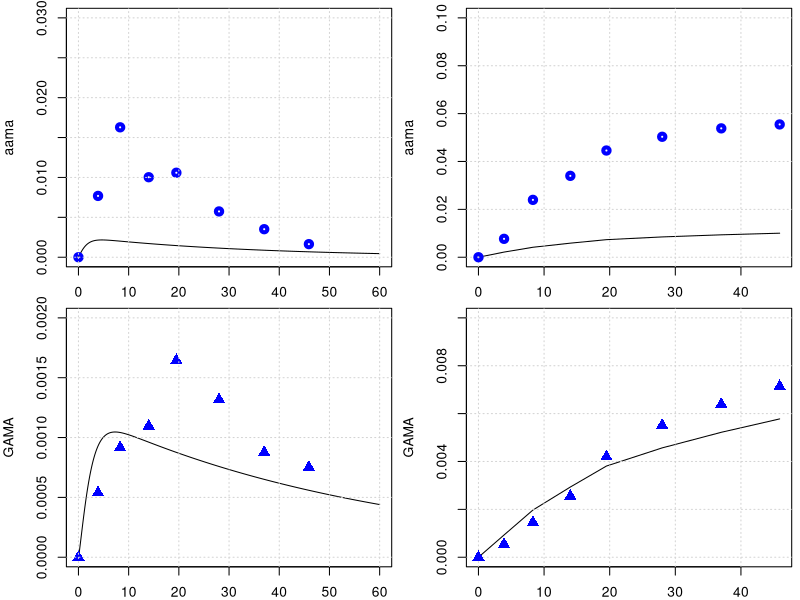

The R script that drew this image:
library(deSolve)
library(minpack.lm)

graphics.off()

#body weight in kg
BW = 70 

# fractions of BW
##https://journals.sagepub.com/doi/pdf/10.1177/ANIB_32_3-4
F_B = 0.079 
F_B_AB = 0.35 #fraction: arterial blood of blood volume
F_B_VB = 0.65 #fraction: venous blood of blood volume
F_Li = 0.026
F_Ki = 0.0044
F_T = 1-(F_B+F_Li+F_Ki)

#organ volumes in L
V_AB <- BW*F_B*F_B_AB 
V_VB <- BW*F_B*F_B_VB 
V_T <- BW*F_T
V_Ki <- BW*F_Ki
V_Li <- BW*F_Li

#cardiac output in L/(kg*h)
##https://journals.sagepub.com/doi/pdf/10.1177/ANIB_32_3-4
QCC = 16 #12.5 # maybe 14 or 6.5 check?
Q_C = QCC*BW^0.75
FQ_P = 2.5/100 
Q_P <- Q_C*FQ_P # 6.5*BW 

FQ_Lu = 0.001
FQ_Li = 0.14
FQ_Ki = 0.155 #total - there is also an aterial flow rate 
FQ_T = 1 -( FQ_Li + FQ_Ki +FQ_P + FQ_Lu)
Q_Li <- Q_C*FQ_Li
Q_Ki <- Q_C*FQ_Ki
Q_T <- Q_C*FQ_T
Q_Lu <- Q_C*FQ_Lu

# partition coefficient
pAA_TB = 0.4
pAA_KiB = 0.8
pAA_LiB = 0.3
pAA_Lu_B = 0.3
pAA_LuAir = 31000000.0

pGA_TB = 0.97
pGA_LiB = 0.5
pGA_KiB = 1.0
pGA_Lu_B = 1.0
pGA_LuAir = 98000000.0

#reaction rate constants 
k_AAuptake = 1 #1/h

k_onAA_Lu = 0.001
k_onGA_Lu = 0.001

k_onAA_T = 0.028 #1/h
k_onAA_B = 0.0036 #1/h
k_onAA_Li = 0.071 #1/h
k_onAA_Ki = 0.13 #1/h

k_syn_GSH = 0.025 #mmol/h 
k_cl_GSH = 0.35 #1/h
k_onAA_GSH = 0.55 #L/(mmol h)
k_onGA_GSH = 0.8 #L/(mmol h)

k_onGA_T = 0.089 #1/h
k_onGA_B = 0.0108 #1/h
k_onGA_Ki = k_onAA_T/2 #1/h
k_onGA_Li = 0.215 #1/h

k_exc_AAMA = 0.029      # 0.049 #1/h or 0.13 # this will change the shape
k_exc_GAMA = 0.017     # 0.077 #1/h  # or 0.027
k_exc_GAOH = 0.077     # 1/h
k_exc_GA <- 2.48       # 1/h Q_Ki*0.025
k_exc_AA <- 2


MW_aa = 71   # mg/mmol
MW_ga = 87   # mg/mmol

MW_GSH = 307.32 # mg/mmol

# Maximum velocity for enzymatic reaction 
V_max_p450 = 9 /MW_aa*BW^0.7  # 0.235 mg/h (Tien: AA to GA mmol/hr)
V_max_EH = 20 /MW_ga*BW^0.7  
KM_p450 = 10.0
KM_EH = 100.0

c_AA_inh = 0
c_GA_inh = 0

k_0_GSH = 7
### CHECK  WHY     m_GSH_Li = 7.0*V_Li, Tien: 7.0 as in Sweeney is the Initial GSH (mmol/l)

# +++++++++++++++++++++++++++++++++++++++++++++++++++++++++++++++++
# create list of parameter
# +++++++++++++++++++++++++++++++++++++++++++++++++++++++++++++++++
params <- unlist(c(data.frame(pAA_TB, pAA_LiB, pAA_LuAir, pAA_KiB,
                              pGA_TB, pGA_LiB, pGA_LuAir, pGA_KiB,
                              k_onAA_T, k_onAA_B, k_onAA_Li, k_onAA_GSH, k_onAA_Ki,
                              k_onGA_T, k_onGA_B, k_onGA_Li, k_onGA_Ki, k_exc_GA,
                              k_onGA_GSH, k_exc_AAMA, k_exc_GAMA, k_exc_GAOH,
                              k_cl_GSH, V_max_p450, KM_p450, V_max_EH, KM_EH,
                              c_AA_inh, c_GA_inh, k_AAuptake)
))
yini <- c(m_AA_Lu =0 , m_GA_Lu =0, 
          m_AA_AB = 0.0, m_GA_AB = 0.0, m_AA_VB = 0.0, m_GA_VB = 0.0,
          m_AA_Ki = 0.0, m_GA_Ki = 0.0, m_AA_dose = 0 ,
          m_AA_Li = 0.0, m_AAMA = 0.0,  #m_AAMA_urinary = 0.0,
          m_GA_Li = 0.0, m_GAMA = 0.0,
          #m_GAMA_urinary = 0.0, 
          m_GSH_Li = k_0_GSH * V_Li * MW_GSH, 
          m_AA_T = 0.0, m_GA_T = 0.0,
          m_GAOH = 0.0, 
          m_AA_out = 0.0,
          m_AA_accum = 0.0,
          m_AA_free = 0.0,
          m_AA_in = 0.0,
          m_GA_out = 0.0,
          m_GA_accum = 0.0,
          m_GA_free = 0.0,
          m_GA_in = 0.0
)
# ++++++++++++++++++++++++++++++++++++++++++++++++++++++++++++++++++
# PBPK model for Acrylamide 
# ++++++++++++++++++++++++++++++++++++++++++++++++++++++++++++++++++
PBPKmodelAA <- function(t,state,parameter){
  with(as.list(c(t,state,parameter)), {
    #concentrations blood in the organs in mg/L
    c_AA_AB <- m_AA_AB/V_AB
    c_AA_VB <- m_AA_VB/V_VB
    c_AA_T <- m_AA_T/V_T
    c_AA_Li <- m_AA_Li/V_Li
    c_AA_Ki <- m_AA_Ki/V_Ki
    
    c_GSH_Li <- m_GSH_Li/V_Li
    
    c_GA_AB <- m_GA_AB/V_AB
    c_GA_VB <- m_GA_VB/V_VB
    c_GA_T <- m_GA_T/V_T
    c_GA_Li <- m_GA_Li/V_Li
    c_GA_Ki <- m_GA_Ki/V_Ki
    
    #ODEs for amount of AA in compartment in mg
    c_AA_Lu <- (Q_C*c_AA_VB +Q_P*c_AA_inh)/(Q_C +(Q_P/pAA_LuAir))
    c_GA_Lu <- (Q_C*c_GA_VB +Q_P*c_GA_inh)/(Q_C +(Q_P/pGA_LuAir))
    
    # units checked -> mg/h   
    dm_AA_Lu <- Q_Lu*(c_AA_AB - c_AA_Lu/pAA_Lu_B) -k_onAA_Lu*m_AA_Lu
    dm_GA_Lu <- Q_Lu*(c_GA_AB - c_GA_Lu/pGA_Lu_B) -k_onGA_Lu*m_GA_Lu
    
    # units checked -> mg/h   
    dm_AA_AB <- Q_C*(c_AA_Lu - c_AA_AB) -k_onAA_B*m_AA_AB
    dm_GA_AB <- Q_C*(c_GA_Lu - c_GA_AB) -k_onGA_B*m_GA_AB
    # units checked -> mg/h   
    dm_AA_VB <- Q_T*(c_AA_T/pAA_TB) +Q_Li*(c_AA_Li/pAA_LiB) +Q_Ki*(c_AA_Ki/pAA_KiB) - Q_C*c_AA_VB -k_onAA_B*m_AA_VB
    dm_GA_VB <- Q_T*(c_GA_T/pGA_TB) +Q_Li*(c_GA_Li/pGA_LiB) +Q_Ki*(c_GA_Ki/pGA_KiB) - Q_C*c_GA_VB -k_onGA_B*m_GA_VB
    # units checked -> mg/h   
    dm_AA_Ki <- Q_Ki*c_AA_AB -Q_Ki*(c_AA_Ki/pAA_KiB) -k_onAA_Ki*m_AA_Ki 
    dm_GA_Ki <- Q_Ki*c_GA_AB -Q_Ki*(c_GA_Ki/pGA_KiB) -k_onGA_Ki*m_GA_Ki 
    # units checked -> mg/h  
    
    
    dm_AA_dose <- -k_AAuptake*m_AA_dose
    
    metAA_GSH <- k_onAA_GSH*c_GSH_Li*m_AA_Li / MW_GSH
    metAA_P450 <- V_max_p450 * MW_aa*c_AA_Li/ (KM_p450+c_AA_Li)
    # Trine: I think we alo should have a balanced equation for proteinbinding in each tissue, an that
    # Frome Sweeney:  
    # rpbl1 = kpbl1*al1 # protein binding
    # Relimpbl1 = apbL1*KPTL # protein loss
    # RapbL1 = rpbL1 - relimpbl1 # equation taking both brotein binding and loss into account. This goes inn to dm_AA_Li
    # apbL1 = INTEG(Rapbl1, 0.)
    
    # units checked -> mg/h  
    #   RAL1 = QL*CA1 + KA*STOM - QL*CVL1 - RP450 - RGST1 - rpbl1
    dm_AA_Li <- Q_Li*(c_AA_AB - c_AA_Li/pAA_LiB) + k_AAuptake*m_AA_dose - 
      k_onAA_Li*m_AA_Li  - metAA_P450 - metAA_GSH
    # Trine: We need to also include the loss rate of bound materiel in the liver (See KPTL in the Sweeney 2010)
    # Trine: I think the two last parts of the equation should be subtracted. 
    # Metabolism of AA by P450 will remove AA
    
    # units checked -> mg/h   
    dm_AAMA <- metAA_GSH  - m_AAMA*k_exc_AAMA
    # Trine: metAA_P450 is not contributing to AAMA, but to the formation of GA. I think metAA_P45o should be replaced by metAA_GSH
    # units checked -> mg/h
    metGA_GSH <- k_onGA_GSH*c_GSH_Li*m_GA_Li / MW_GSH
    metGA_EH <- (V_max_EH *MW_ga *c_GA_Li)/(KM_EH+c_GA_Li)
    # units checked -> mg/h 
    #  RAL2 = QL*CA2 + KA2*STOM2 - QL*CVL2 + RP450 - RGST2 - REH - rpbl2
    # Trine: I think the two last parts of the equation should be subtracted. 
    # Metabolism of AA by P450 and EH will remove AA
    dm_GA_Li <- Q_Li*(c_GA_AB - c_GA_Li/pGA_LiB) - k_onGA_Li*m_GA_Li + 
      metAA_P450 - metGA_GSH -metGA_EH
    # units checked -> mg/h, 
    # old: dm_GAMA <-  metGA_GSH - m_GAMA*k_exc_GAMA 
    #Trine: I do not think metGA_EH should be here. That's the metabolism to glyceramide, and will not contribute to GAMA
    # Trine: However I think, maybe, that the metAA_EH shold be here, as the metabolism of AA by EH is producing GA. 
    # Trine: Maybe production of glyceramide should be a separate equation? Need to discuss!!
    dm_GAMA <-  metGA_GSH  -m_GAMA*k_exc_GAMA
    # units checked -> mg  
    # units checked -> mg/h
    # Trine: I think the metAA_P450 and metAA_GSH should not be in this equation. 
    # The metGA_EH and metGA_GSH should be subtracted, as they will remove GA from the liver.
    dm_GSH_Li <-  -k_cl_GSH*m_GSH_Li + metAA_GSH - metGA_GSH
    # units checked -> mg/h   
    dm_AA_T <- Q_T*(c_AA_AB - c_AA_T/pAA_TB) -k_onAA_T*m_AA_T
    dm_GA_T <- Q_T*(c_GA_AB - c_GA_T/pGA_TB) -k_onGA_T*m_GA_T
    
    dm_GAOH <- metGA_EH -m_GAOH*k_exc_GAMA
    
    # Mass balance
    #--------------
    
    # AA
    dm_AA_out <- metAA_P450 + metAA_GSH
    dm_AA_accum <- k_onAA_B*m_AA_AB +k_onAA_B*m_AA_VB +k_onAA_T*m_AA_T +k_onAA_Li*m_AA_Li +k_onAA_Ki*m_AA_Ki
    dm_AA_free <- dm_AA_AB + dm_AA_VB +dm_AA_T +dm_AA_Li +dm_AA_Ki
    dm_AA_in <- Q_P*c_AA_inh + k_AAuptake*m_AA_dose
    # GA
    dm_GA_out <- metGA_GSH + metGA_EH 
    dm_GA_accum <- k_onGA_B*m_GA_AB +k_onGA_B*m_GA_VB +k_onGA_T*m_GA_T +k_onGA_Li*m_GA_Li +k_onGA_Ki*m_GA_Ki
    dm_GA_free <- dm_GA_AB + dm_GA_VB +dm_GA_T +dm_GA_Li +dm_GA_Ki 
    dm_GA_in <- Q_P*c_GA_inh + metGA_GSH +metGA_EH
    
    # GSH - Do we beed a mass balance for GSH
    
    return(list(c(dm_AA_Lu, dm_GA_Lu,
                  dm_AA_AB,  dm_GA_AB,  dm_AA_VB,    dm_GA_VB,
                  dm_AA_Ki,  dm_GA_Ki,  dm_AA_dose,  dm_AA_Li,
                  dm_AAMA,  # dm_AAMA_urinary,  
                  dm_GA_Li,  dm_GAMA,
                  #dm_GAMA_urinary,    
                  dm_GSH_Li, dm_AA_T,   dm_GA_T,
                  dm_GAOH,
                  dm_AA_out,
                  dm_AA_accum,
                  dm_AA_free,
                  dm_AA_in,
                  dm_GA_out,
                  dm_GA_accum,
                  dm_GA_free,
                  dm_GA_in
    )))
  })
}
PBPKmodelAA <- compiler::cmpfun(PBPKmodelAA)



################################################################
# manual readout from Kopp and Dekant 2009
################################################################
times <- seq(from = 0, to = 60, by = 0.1)
diet <- data.frame(var = "m_AA_dose", method = "add",
                   time = c(0.0),  value = 0.5 *BW /1000 )  # dose of 0.05 microg/kg bw
out <- ode(y = yini, times = times, func = PBPKmodelAA, parms = params, events = list(data = diet))
yobs_urine <- data.frame(
  time = c(0.0, 3.9, 8.3, 14, 19.5, 28, 37, 45.9),
  AAMA = c(0.0/1000000, 32.8/1000000, 69.5/1000000, 42.8/1000000, 45.2/1000000, 24.5/1000000, 15/1000000, 7/1000000)*234.28, #https://pubchem.ncbi.nlm.nih.gov/compound/N-Acetyl-S-_2-carbamoylethyl_-L-cysteine
  GAMA = c(0.0, 2.15*1e-6, 3.66*1e-6, 4.38*1e-6, 6.57*1e-6, 5.26*1e-6, 3.50*1e-6, 3.0*1e-6)*250.27
)
# plot for AAMA in urinary
par(mfrow=c(2,2),mar=c(2,4,.5,.5))
plot(out[,'time'], out[,'m_AAMA']   ,type = 'l',xlab = 'time', ylab = 'aama', ylim = c(0,.03) )
points(yobs_urine$time, yobs_urine$AAMA , col="blue", lwd = 4) ; grid()
time_points_measure_unrine = c(1, 40, 84, 141, 196, 280 , 371, 460)
tamtam = out[,'m_AAMA'][time_points_measure_unrine ]
plot(yobs_urine$time, cumsum( tamtam ),type = 'l', ylab = 'aama', ylim = c(0,.1), xlab = 'time' ); grid()
points(yobs_urine$time, cumsum(yobs_urine$AAMA) , col="blue", lwd = 4)

# plot for GAMA 
plot(out[,'time'], out[,'m_GAMA']  ,type = 'l',xlab = '', ylab = 'GAMA', ylim = c(0,.002) )
points(yobs_urine$time, yobs_urine$GAMA , col="blue", cex = 1.5, pch = 17); grid()
time_points_measure_unrine = c(1, 40, 84, 141, 196, 280 , 371, 460)
tamtam = out[,'m_GAMA'][time_points_measure_unrine ]
plot(yobs_urine$time, cumsum( tamtam ),type = 'l',xlab = '', ylab = 'GAMA', ylim = c(0,.01) ); grid()
points(yobs_urine$time, cumsum(yobs_urine$GAMA) , col="blue",cex = 1.5, pch = 17)
